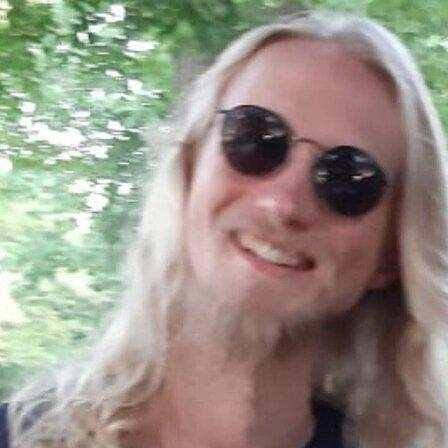
#> input picture me.jpeg, 448 x 448 px
$ python filter.py
#> lines starting #> are read from the running program, lines starting #| are printed output that depends on the picture
import sys
from PIL import Image


# pass the image as command line argument
image_path = "me.jpeg"
img = Image.open(image_path)
#> img is the input picture: PIL image 448x448 RGB; mean R, G, B 152.5, 145.7, 134.6

# resize the image
width, height = img.size
#> width = 448; height = 448
aspect_ratio = height/width
#> aspect_ratio = 1
new_width = 120
new_height = aspect_ratio * new_width * 0.55
#> new_height = 66
img = img.resize((new_width, int(new_height)))
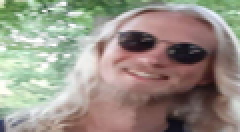
#> img: PIL image 120x66 RGB (shown 2 times larger); mean R, G, B 152.5, 145.7, 134.6
# new size of image
# print(img.size)

# convert image to greyscale format
# https://stackoverflow.com/questions/52307290/what-is-the-difference-between-images-in-p-and-l-mode-in-pil
img = img.convert('L')
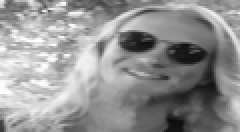
#> img: PIL image 120x66 L (shown 2 times larger); min 12, max 255, mean 146.4

pixels = img.getdata()

# replace each pixel with a character from array
chars = ["B","S","#","&","@","$","%","*","!",":","."]
new_pixels = [chars[pixel//25] for pixel in pixels]
#> new_pixels = 7920 items, first 6: ':', ':', '%', '@', '@', '@'
new_pixels = ''.join(new_pixels)

# split string of chars into multiple strings of length equal to new width and create a list
new_pixels_count = len(new_pixels)
#> new_pixels_count = 7920
ascii_image = [new_pixels[index:index + new_width] for index in range(0, new_pixels_count, new_width)]
#> ascii_image = 66 items
ascii_image = "\n".join(ascii_image)
print(ascii_image)

# write to a text file.
with open("web/ascii.txt", "w") as f:
    f.write(ascii_image)
